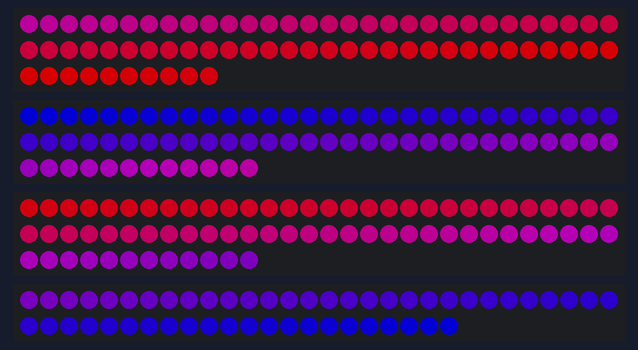
Bench run of a sketch on a simulated Arduino Uno, built with avr-gcc and run on an emulated ATmega328P. Parts: 70 RGB LEDs in strip order, left to right, continuing on the next row, 2 × 72 RGB LEDs in strip order, left to right, continuing on the next row, 52 RGB LEDs in strip order, left to right, continuing on the next row. Dim RGB values are drawn brighter than linear; what the sketch prints to the serial monitor is not drawn.

Above: at 2.9 s.

The sketch:

blending_effect.ino
```cpp
#include <Adafruit_NeoPixel.h>
#ifdef __AVR__
#include <avr/power.h>  // Required for 16 MHz Adafruit Trinket
#endif

#define PIN_NEO_PIXEL3 3  // Arduino pin that connects to NeoPixel
#define PIN_NEO_PIXEL5 5
#define PIN_NEO_PIXEL6 6
#define PIN_NEO_PIXEL9 9

int NUM_PIXELS[] = {72, 70, 72, 52};
int offset = 0;

Adafruit_NeoPixel NeoPixel5(NUM_PIXELS[1], PIN_NEO_PIXEL5, NEO_GRB + NEO_KHZ800);
Adafruit_NeoPixel NeoPixel3(NUM_PIXELS[0], PIN_NEO_PIXEL3, NEO_GRB + NEO_KHZ800);
Adafruit_NeoPixel NeoPixel6(NUM_PIXELS[2], PIN_NEO_PIXEL6, NEO_GRB + NEO_KHZ800);
Adafruit_NeoPixel NeoPixel9(NUM_PIXELS[3], PIN_NEO_PIXEL9, NEO_GRB + NEO_KHZ800);

int P3[] = {2,33,38,69};
int P5[] = {0,31,36,67};
int P6[] = {2,33,38,69};
int P9[] = {0,31,36};

uint32_t white = NeoPixel3.Color(10,10,10);

void setup() {
  // put your setup code here, to run once:
  Serial.begin(9600);
  pinMode(A1, INPUT_PULLUP);

  NeoPixel5.begin();  // INITIALIZE NeoPixel strip object (REQUIRED)
  NeoPixel3.begin();
  NeoPixel6.begin();
  NeoPixel9.begin();

  NeoPixel5.clear();  // INITIALIZE NeoPixel strip object (REQUIRED)
  NeoPixel3.clear();
  NeoPixel6.clear();
  NeoPixel9.clear();
}

void loop() {

  offset = offset + 100;
  delay(100);

  for (int i=0+offset; i<266+offset; i++) {

    Serial.println(i%266);
    delay(10);

    if (i%266<72){
      NeoPixel3.setPixelColor(i%266, NeoPixel3.Color(133-abs(133-i%266),0,abs(133-i%266)));
    }else if (i%266<(72+70)){
      NeoPixel5.setPixelColor(i%266-72, NeoPixel5.Color(133-abs(133-i%266),0,abs(133-i%266)));
    }else if (i%266<(72+70+72)){
      NeoPixel6.setPixelColor(i%266-72-70, NeoPixel6.Color(133-abs(133-i%266),0,abs(133-i%266)));
    }else{
      NeoPixel9.setPixelColor(i%266-72-70-72, NeoPixel9.Color(133-abs(133-i%266),0,abs(133-i%266)));
    }
  }

  NeoPixel3.show();
  NeoPixel5.show();
  NeoPixel6.show();
  NeoPixel9.show();

}
```
